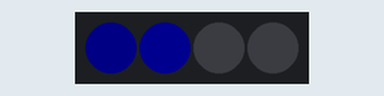
Bench run of a sketch on a simulated Arduino Uno, built with avr-gcc and run on an emulated ATmega328P. Shown: 4 RGB LEDs in strip order, left to right. Dim RGB values are drawn brighter than linear; what the sketch prints to the serial monitor is not drawn.

Above: at 0.15 s.
At 9.4 s:
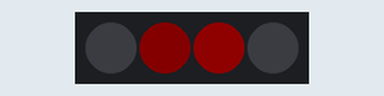
At 19.1 s:
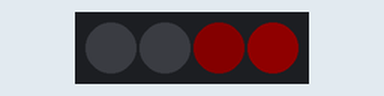
At 29.0 s:
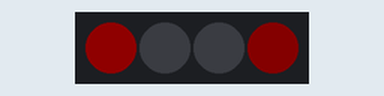
At 38.7 s:
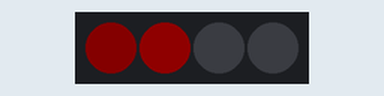
Timing chart, 0 to 40.0 s (numbered marks = the images above):
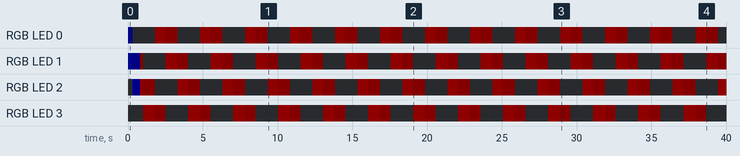

Measured:
- by itself, RGB LED 0: repeats every 3.0 s: off 1.5 s, RGB(15, 0, 0) 0.70 s, RGB(7, 0, 0) 0.80 s
- by itself, RGB LED 3: repeats every 3.0 s: RGB(7, 0, 0) 0.70 s, off 1.5 s, RGB(15, 0, 0) 0.80 s
- by itself, RGB LED 1: off → RGB(0, 0, 15) at 0.00 s, → RGB(0, 0, 7) 0.30 s later, → RGB(7, 0, 0) 0.50 s later, → off 0.20 s later, … (42 changes in this stretch)
- by itself, RGB LED 2: off → RGB(0, 0, 15) at 0.30 s, → RGB(15, 0, 0) 0.50 s later, → RGB(7, 0, 0) 0.20 s later, → off 0.80 s later, … (41 changes in this stretch)

The sketch:

LEDDemo.ino
```cpp
#include <FastLED.h>  // so that the FastLED library can be used
#include <SoftwareSerial.h>

#define NUM_LEDS 4  // number of LEDs in the strip
#define LED_PIN 4   // pin connected to the strip's data pin (via a resistor)

CRGB leds[NUM_LEDS];  // array representing the strip of LEDs, where leds[0] is the first LED on the strip
SoftwareSerial BTserial(2, 3);
float longitude = 125.23;
float altitude = 234;

void setup() {
  FastLED.addLeds<WS2812B, LED_PIN, GRB>(leds, NUM_LEDS);  // tell FastLED that the LED array is "leds"
  FastLED.setBrightness(15);                               // set brightness of LEDs (can be any value from 0-255)

  Serial.begin(9600);
  BTserial.begin(9600);
  Serial.println("Started");
}

void loop() {
  /*
  leds[0] = CRGB::Olive;
  leds[1] = CRGB::DarkOrange;
  leds[2] = CRGB::MediumSpringGreen;
  leds[3] = CRGB::DarkKhaki;
  leds[4] = CRGB::OldLace;
  leds[5] = CRGB::MediumSpringGreen;
  leds[6] = CRGB::CornflowerBlue;
  leds[7] = CRGB::HotPink;
  leds[8] = CRGB::Goldenrod;
  leds[9] = CRGB::Violet;
  FastLED.show();
  delay(1000);
  */

  /*
  for (int i = 0; i < NUM_LEDS; i++) {
    leds[i] = CRGB::Brown;
    FastLED.show();
    delay(250);
  }
  for (int i = (NUM_LEDS - 1); i >= 0; i--) {
    leds[i] = CRGB::Black;
    FastLED.show();
    delay(250);
  }
  delay(500);
  */

  /*
  for (int i = 0; i < NUM_LEDS; i++) {
    leds[i] = CRGB::OrangeRed;
    FastLED.show();
    delay(100);
    leds[i] = CRGB::Black;
    FastLED.show();
    delay(100);
  }
  delay(500);
  */

  int turnOn = longitude / (300.0 / NUM_LEDS);
  turnOn = turnOn % NUM_LEDS;
  if (altitude > 1000) {
    leds[turnOn] = CRGB::Red;
  }
  else {
    leds[turnOn] = CRGB::Blue;
  }

  /*
  for (int i = 1; i <= 3; i++) {
    int index = ((turnOn - i) + NUM_LEDS) % NUM_LEDS;
    if (altitude > 1000) leds[index] = CRGB::Red;
    else leds[index] = CRGB::Blue;

    leds[index].fadeLightBy(64 * i);
  }
  */
  int index = ((turnOn - 1) + NUM_LEDS) % NUM_LEDS;
  if (altitude > 1000) leds[index] = CRGB::Red;
  else leds[index] = CRGB::Blue;
  leds[index].fadeLightBy(128);

  FastLED.show();
  delay(100);

  leds[index] = CRGB::Black;

  //leds[((turnOn - 3) + NUM_LEDS) % NUM_LEDS] = CRGB::Black;
  longitude += 10;
  altitude += 100;
}
```
